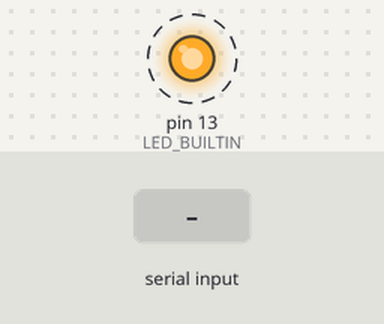
A sketch run on a simulated Arduino Mega 2560, built with avr-gcc and run on an emulated ATmega2560. Parts: output pins drawn as LEDs (lit = HIGH). Dashed ring = blinking. The test bench sets the inputs (shaded band). What the sketch prints to the serial monitor is not drawn.

Above: at 1.2 s.
1.3 s: "1\n" received over the second serial link
Timing chart, 0 to 9.5 s (numbered marks = the images above; inputs shaded):
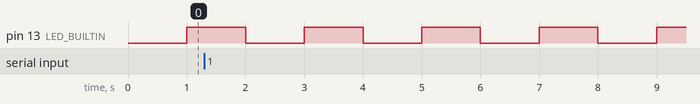

The sketch:

nano-serial-read.ino
```cpp
/*
  nano-serial-read - test program: read from serial interface

  20240401, Jens

  board: Arduino Nano

*/

#define txPin 7
#define rxPin 6

#include <SoftwareSerial.h>
SoftwareSerial Serial1 = SoftwareSerial(rxPin, txPin);  // add. serial i/f

unsigned long previousMillis;  // variable for comparing millis counter

char line[256];
byte linePtr = 0;


void setup() {

  // status led
  pinMode(LED_BUILTIN, OUTPUT);
  digitalWrite(LED_BUILTIN, LOW);
  previousMillis = millis();

  // usb serial interface
  Serial.begin(9600);

  // additional serial interface
  pinMode(rxPin, INPUT);  // pins serial interface
  pinMode(txPin, OUTPUT);
  Serial1.begin(9600);


  // input line
  linePtr = 0;

  // output
  Serial.println();
  Serial.println();
  Serial.println("nano-serial-read - test program: read from serial interface");
  Serial.println();
}


void loop() {

  // read from additional serial interface
  if (Serial1.available()) {

    char c = Serial1.read();

    if ((c == '\n') || (c == '\r')) {  // NL or CR
      line[linePtr] = 0;
      Serial.print("-->");
      Serial.print(line);
      Serial.print("==>");
      for (byte i = 0; line[i] != 0; i++) {
        Serial.print(" 0x");
        Serial.print(line[i], HEX);
      }
      Serial.println();
      linePtr = 0;  // start new command line
    } else {
      line[linePtr] = c;
      linePtr++;    // long line wrap ptr
    }
  }

  // toogle LED in main loop
  if (millis() - previousMillis >= 1000) {  // every second
    digitalWrite(LED_BUILTIN, !digitalRead(LED_BUILTIN));
    previousMillis = millis();
  }
}
```

Measured:
- by itself, pin 13 (LED_BUILTIN): alternates HIGH for 1.0 s and LOW for 1.0 s
